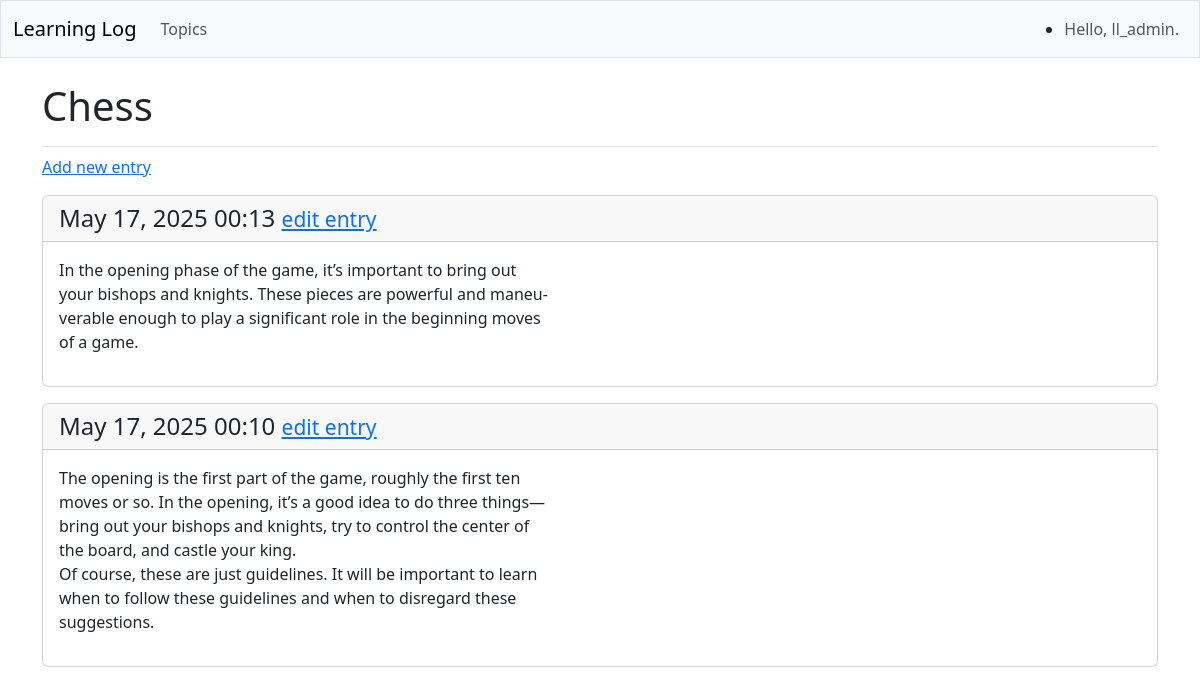
Page /topics/1/ (signed in) on the earlier database version.
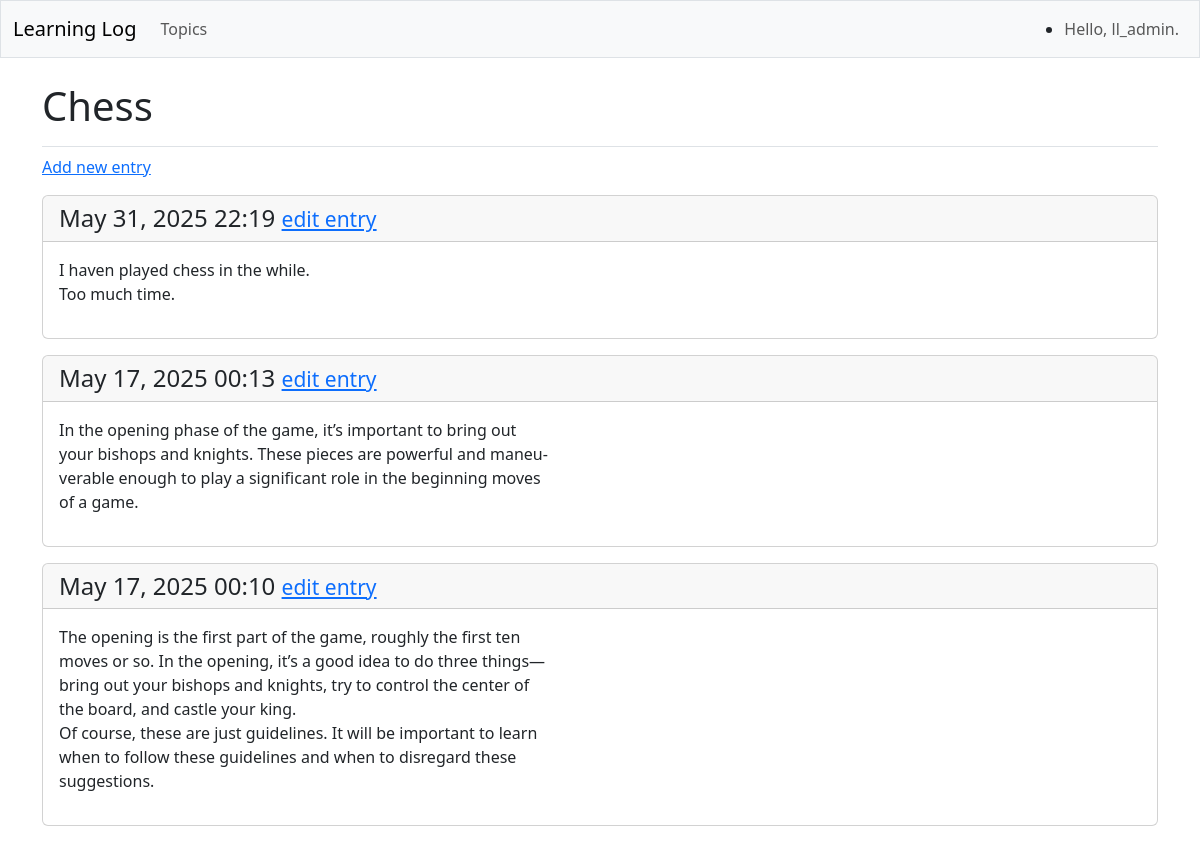
Same page on the later database version.
### learning_logs/models.py (models this page shows, shortened)
class Topic(models.Model):
    text = models.CharField(max_length=200)
    date_added = models.DateTimeField(auto_now_add=True)
    owner = models.ForeignKey(User, on_delete=models.CASCADE)

class Entry(models.Model):
    topic = models.ForeignKey(Topic, on_delete=models.CASCADE)
    text = models.TextField()
    date_added = models.DateTimeField(auto_now_add=True)
    class Meta:
        verbose_name_plural = 'entries'

### learning_logs/views.py (the view)
# urls.py: path('topics/<int:topic_id>/', views.topic, name='topic'),
@login_required
def topic(request, topic_id):
    topic = Topic.objects.get(id=topic_id)
    check_topic_owner(topic, request)
    entries = topic.entry_set.order_by('-date_added')
    context = {'topic': topic, 'entries': entries}
    return render(request, 'learning_logs/topic.html', context)

### learning_logs/views.py (called while the page is built)
def check_topic_owner(topic, request):
    if topic.owner != request.user:
        raise Http404("You do not have permission to view this topic.")

### learning_logs/templates/learning_logs/topic.html (shortened to what this page needs)
{% extends 'learning_logs/base.html'%}
{% block page_header %}
  <h1>{{ topic.text}}</h1>
{% endblock page_header %}
{% block content %}
    <p>
        <a href="{% url 'learning_logs:new_entry' topic.id %}">Add new entry</a>
    </p>
        {% for entry in entries %}
            <div class="card mb-3">
                <h4 class="card-header">
                    {{ entry.date_added|date:'M d, Y H:i'  }}
                    <small><a href="{% url 'learning_logs:edit_entry' entry.id %}">
                        edit entry</a></small>
                </h4>
                 <div class="card-body">{{ entry.text|linebreaks}}</div>
            </div>
        {% empty %}
            <p>There are no entries for this topic yet.</p>
        {% endfor %}
{% endblock content %}

### learning_logs/templates/learning_logs/base.html (shortened to what this page needs)
<!doctype html>
<html lang="en">
<head>
    {% load django_bootstrap5 %}
    {% bootstrap_css %}
</head>
<body>
    <nav class="navbar navbar-expand-md navbar-light bg-light mb-4 border">
        <div class="container-fluid">
            <a class="navbar-brand" href="{% url 'learning_logs:index' %}">
                Learning Log</a>
            <div class="collapse navbar-collapse" id="navbarCollapse">
                <ul class="navbar-nav me-auto md-2 md-md-0">
                    <li class="nav-item">
                        <a class="nav-link" href="{% url 'learning_logs:topics' %}">
                            Topics</a></li>
                </ul>
                 <ul class="navbar-uav ms-auto mb-2 mb-md-0">
                    {% if user.is_authenticated %}
                        <li class="nav-item">
                            <span class="navbar-text me-2">Hello, {{ user.username}}.
                            </span></li>
                    {% endif %}
                </ul>
            </div>
        </div>
    </nav>
    <main class="container">
        <div class="pb-2 mb-2 border-bottom">
            {% block page_header %}{% endblock page_header %}
        </div>
        {% block content%}{% endblock content %}
    </main>
</body>
</html>

Differences in the rows shown:
added Entry: date_added "May 31, 2025 22:19", text "I haven played chess in the while. Too much time."
